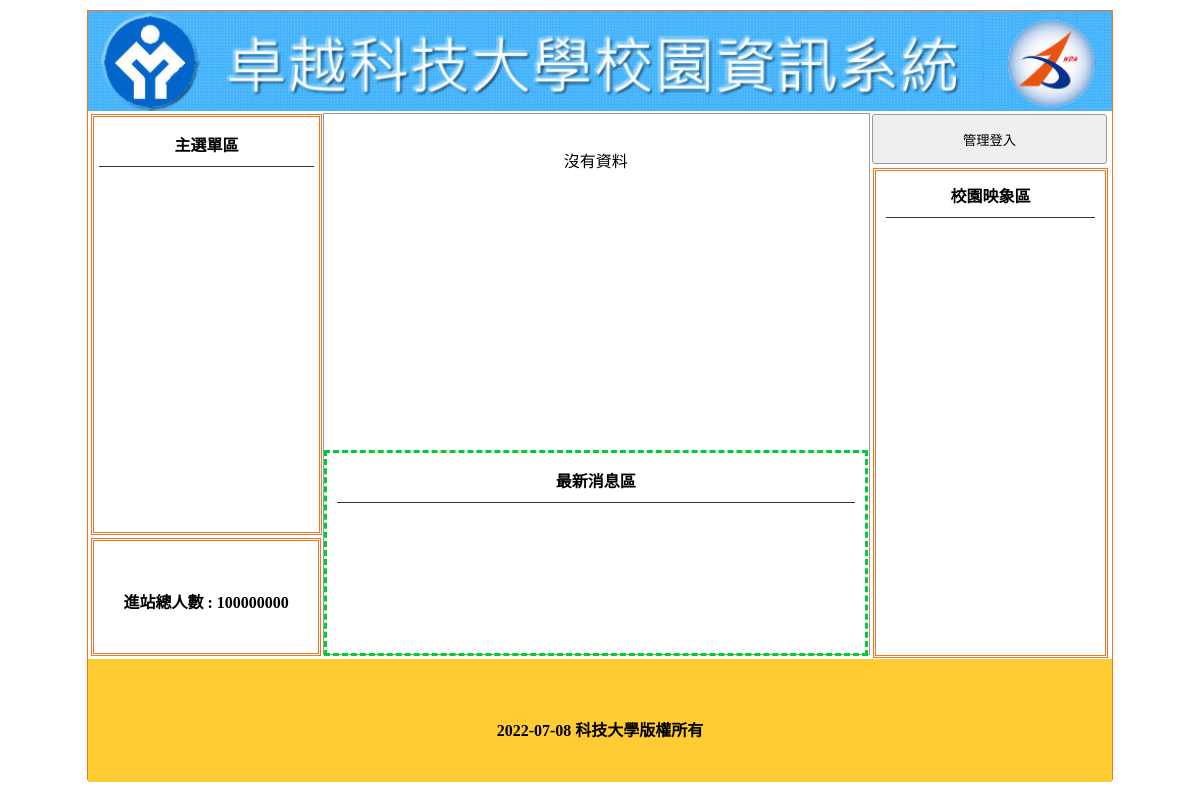
The page / on the database its author committed.
### tables this page shows
CREATE TABLE `title` (
  `id` int(11) UNSIGNED NOT NULL,
  `img` varchar(128) NOT NULL,
  `text` varchar(128) NOT NULL,
  `sh` int(1) UNSIGNED NOT NULL
);

CREATE TABLE `total` (
  `id` int(11) UNSIGNED NOT NULL,
  `total` int(11) UNSIGNED NOT NULL
);

CREATE TABLE `bottom` (
  `id` int(11) UNSIGNED NOT NULL,
  `bottom` varchar(64) NOT NULL
);

### base.php (called while the page is built, shortened)
<?php
class DB
{
  protected $dsn="mysql:host=localhost;charset=utf8;dbname=db15";
  protected $user='root';
  protected $pw='';
  public $table;
  protected $pdo;
  public function __construct($table)
  {
    $this->table=$table;
    $this->pdo=new PDO($this->dsn,$this->user,$this->pw);
  }
  public function find($id){
    $sql="select * from $this->table ";
      if(is_array($id)){
        foreach($id as $key => $value){
          $tmp[]="`$key`='$value'";
        }
        $sql .= " WHERE " . join(" AND ", $tmp);
      }else{
        $sql .= "WHERE `id` = '$id' ";
      }
    return $this->pdo->query($sql)->fetch(PDO::FETCH_ASSOC);
  }
}
$Bot=new DB('bottom');
$Total=new DB('total');
$Title=new DB('title');
?>

### index.php (the view, shortened to what this page needs)
<?php
	$do=$_GET['do']??'main';
	include "base.php";
?>
<!DOCTYPE html PUBLIC "-//W3C//DTD XHTML 1.0 Transitional//EN" "http://www.w3.org/TR/xhtml1/DTD/xhtml1-transitional.dtd">
<html xmlns="http://www.w3.org/1999/xhtml"><head><meta http-equiv="Content-Type" content="text/html; charset=UTF-8">
<link href="./css/css.css" rel="stylesheet" type="text/css">
</head>
<body>
	<div id="main">
    	<?php include "header.php"; ?>
        	<div id="ms">
             	<div id="lf" style="float:left;">
            		<div id="menuput" class="dbor">
                    	                            <span class="t botli">主選單區</span>
                                                </div>
                    <div class="dbor" style="margin:3px; width:95%; height:20%; line-height:100px;">
                    	<span class="t">進站總人數 :
                      <?=$Total->find(1)['total'];?>
											</span>
                    </div>
        		</div>
			<?php
			$file="./front/".$do.".php";
			if(file_exists($file)){
				include $file;
			}else{
				include "./front/main.php";
			}
			?>
                                 <div class="di di ad" style="height:540px; width:23%; padding:0px; margin-left:22px; float:left; ">
                	<button style="width:100%; margin-left:auto; margin-right:auto; margin-top:2px; height:50px;" onclick="lo(&#39;?do=admin&#39;)">管理登入</button>
                	<div style="width:89%; height:480px;" class="dbor">
                    	<span class="t botli">校園映象區</span>
                    </div>
                </div>
                            </div>
							<?php include "footer.php";?>
    </div>
</body></html>

### header.php
<a title="<?= $Title->find(['sh' => 1])['text']; ?>" href="./index.php">
  <div class="ti"
  style="background:url(&#39;img/<?= $Title->find(['sh' => 1])['img']; ?>&#39;); background-size:cover;">
  </div>
</a>

### footer.php
<div style="width:1024px; left:0px; position:relative; background:#FC3; margin-top:4px; height:123px; display:block;">
  <span class="t" style="line-height:123px;">
		<?=$Bot->find(1)['bottom'];?>
	</span>
</div>

### css/css.css (style rules this page uses)
body { padding:0px; margin:0px; }
#main { width:1024px; height:768px; margin:10px auto 10px auto; border:#EE7728 1px solid; position:relative; }
.ti { width:100%; height:100px; position:relative; background-size:cover; background-repeat:no-repeat; }
.dbor { border:#EE7728 double 3px; margin:1px; padding:2px 10px 2px 10px; }
.t { font-weight:800; display:block; text-align:center; padding:10px 1px 10px 1px; }
.botli { border-bottom:#333 1px solid; }
#lf { height:540px; width:21%; display:inline-block; }
#menuput { width:100%; height:75%; position:relative; padding:5px; display:block; margin: 3px; }
.di { display:inline-block; }
.ad { margin:1px; padding:2px 10px 2px 10px; }
input,button { border:#999 1px solid; border-radius:3px; background:#EFEFEF; padding:5px; margin:3px; }

### rows shown on the page
title: img (picture)
total: total "100000000"
bottom: bottom "2022-07-08 科技大學版權所有"
